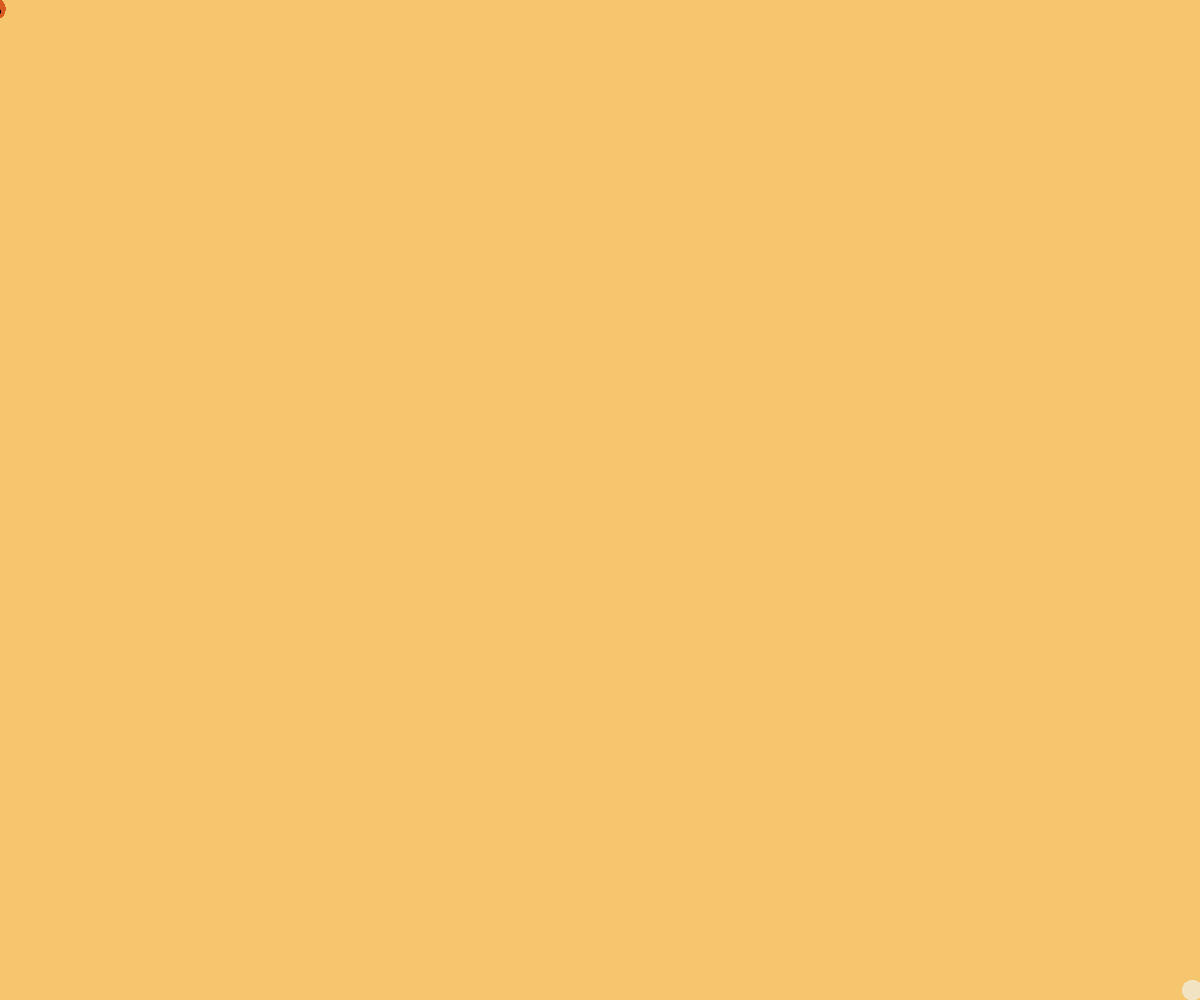
Frame 1 (no input)
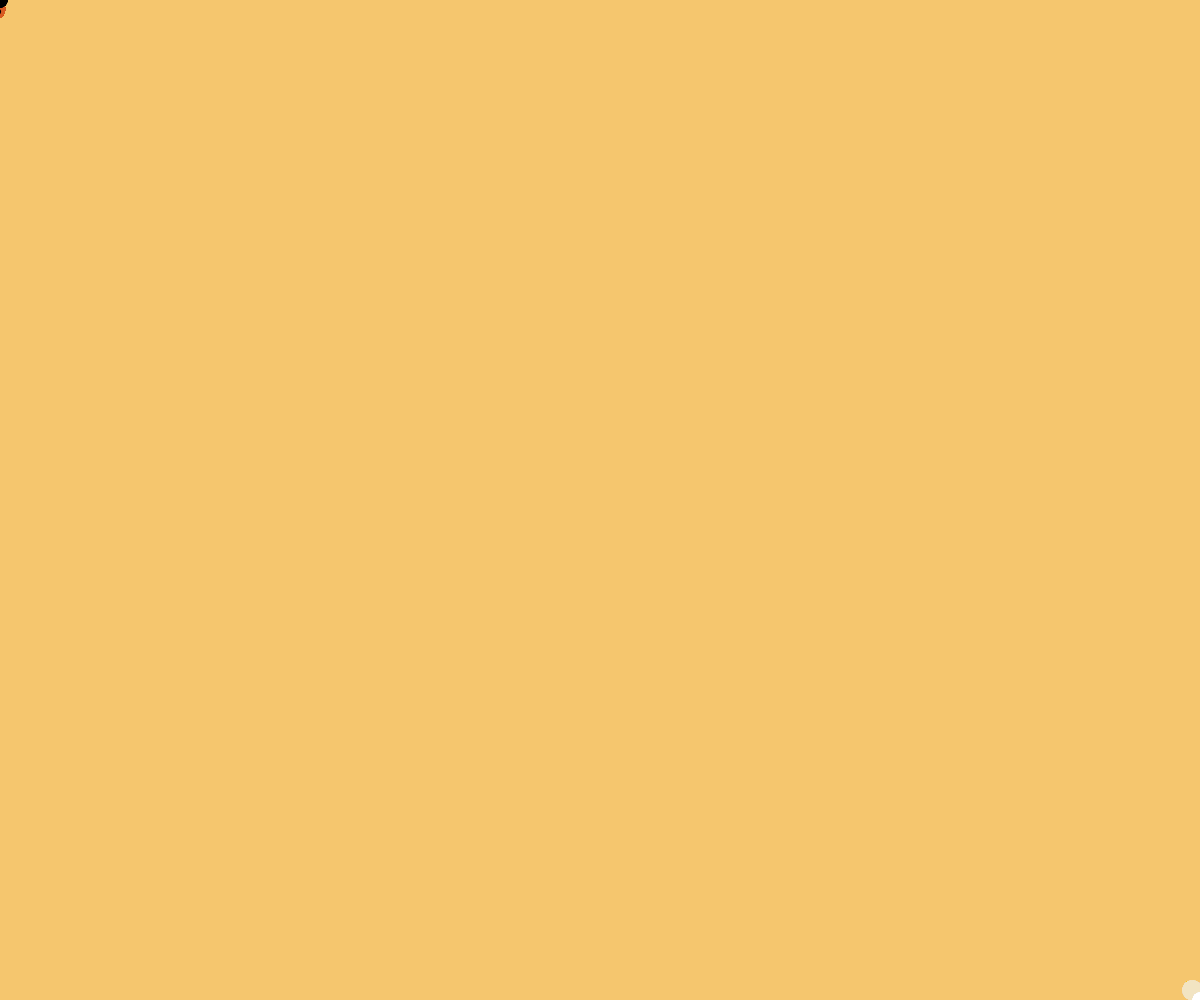
Frame 60 (no input)
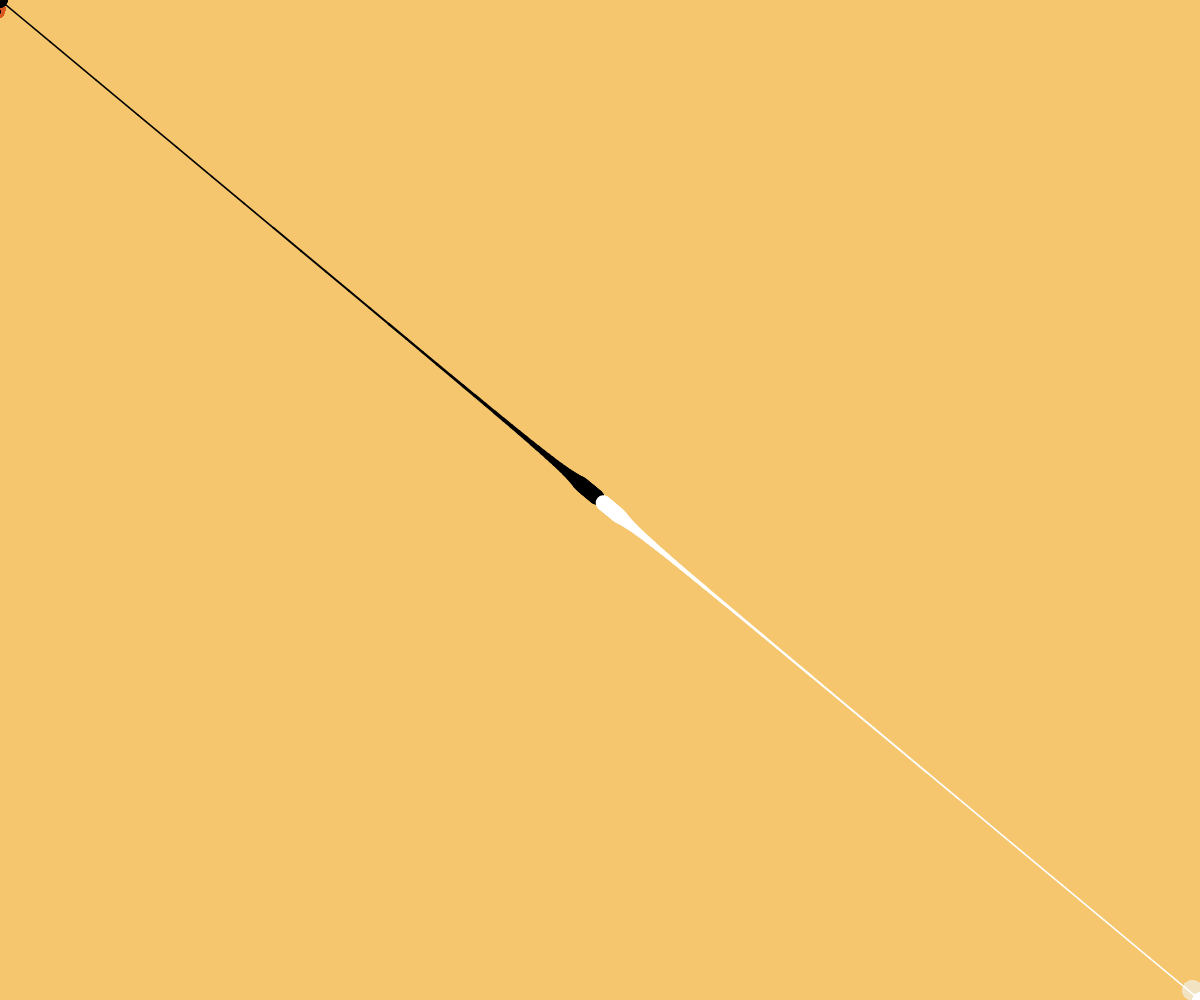
Frame 120 (the mouse pressed at the canvas centre since frame 60)

The p5.js sketch that drew these frames (run headless with seeded random() and noise() and a simulated clock; from frame 60 on, the mouse is pressed at the canvas centre):

// p5.js sketch
// ── sketch.js
let colors = [];
let brush = { x: 0, y: 0, px: 0, py: 0 }
let seed;

function setup() {
  createCanvas(windowWidth, windowHeight);
  noStroke();
  seed = random(1000);
  colors = [
    color(112, 112, 74), //green
    color(245, 198, 110), //yellow
    color(242, 229, 194), //cream
    color(115, 106, 97), //light grey
    color(215, 90, 34), //orange
    color(235, 61, 0)] // red-orange
  let base = floor(random(colors.length));
  background(colors[base]);
  colors.splice(base, 1);
}

function draw() {
  brush.x += (mouseX - brush.x) / 12;
  brush.y += (mouseY - brush.y) / 12;
  if (frameCount > 40) {
    drizzle();
  }
  brush.px = brush.x;
  brush.py = brush.y;
}

function mouseMoved() {
  if (frameCount % 7 == 0) {
    splatter(mouseX, mouseY);
    splatter(width - mouseX, height - mouseY);
    stipple(mouseX, mouseY, 0);
    stipple(width - mouseX, height - mouseY, 255);
  }
}

function drizzle() {
  let s = 1 + 30 / dist(brush.px, brush.py, brush.x, brush.y);
  s = min(15, s);
  strokeWeight(s);
  stroke(0);
  line(brush.px, brush.py, brush.x, brush.y);
  stroke(255);
  line(width - brush.px, height - brush.py, width - brush.x, height - brush.y);
}

function splatter(bx, by) {
  let c = colors[floor(random(colors.length))];
  bx += random(-15, 15);
  by += random(-15, 15);
  let mx = 10 * movedX;
  let my = 10 * movedY;
  for (let i = 0; i < 80; i++) {
    seed += .01;
    let x = bx + mx * (0.5 - noise(seed + i));
    let y = by + my * (0.5 - noise(seed + 2 * i));
    let s = 150 / dist(bx, by, x, y);
    if (s > 20) s = 20;
    let a = 255 - s * 5;
    noStroke();
    c.setAlpha(a);
    fill(c);
    ellipse(x, y, s);
    seed += .01;
  }
}

function stipple(bx, by, c) {
  noStroke();
  fill(c);
  let radius = random(3, 12);
  ellipse(bx + random(-30, 30), by + random(30, -30), radius);
  radius = random(3, 12);
  ellipse(bx + random(-30, 30), by + random(30, -30), radius);
}

function keyPressed() {
  if (keyCode == 32) {
    background(180);
  }
}
